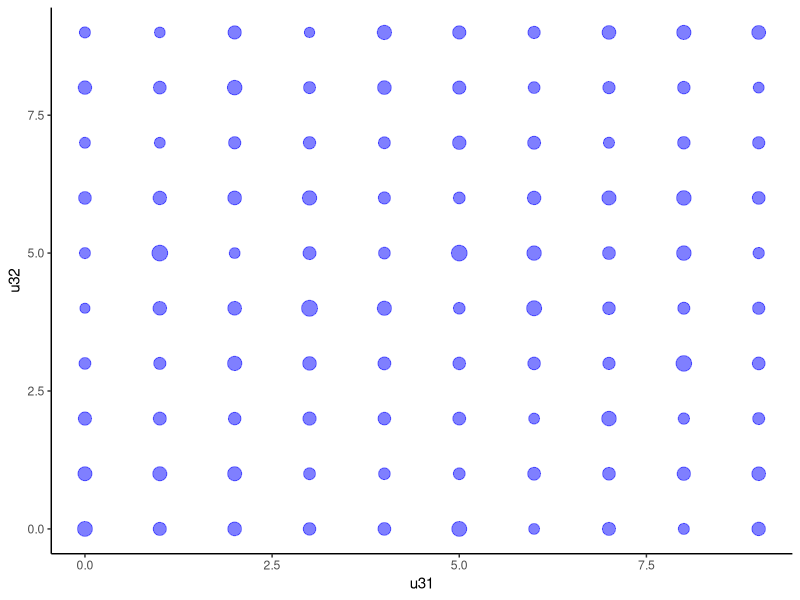
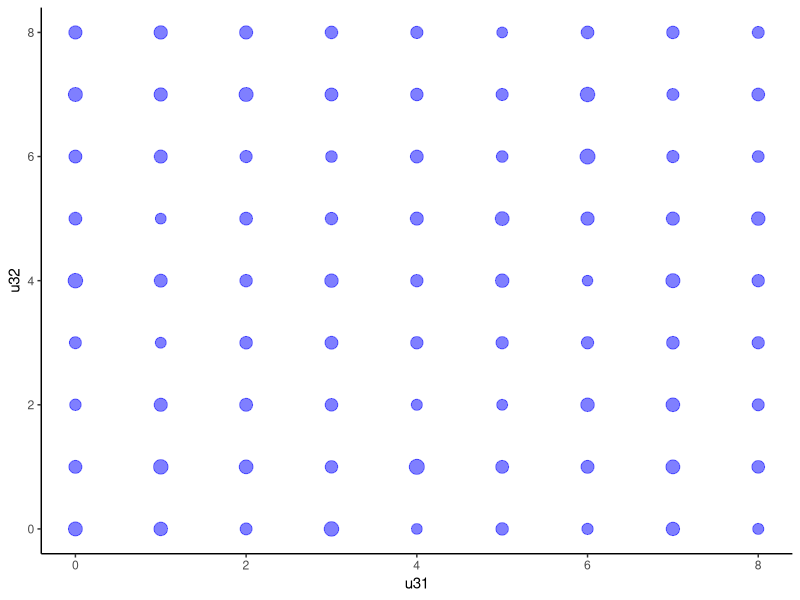
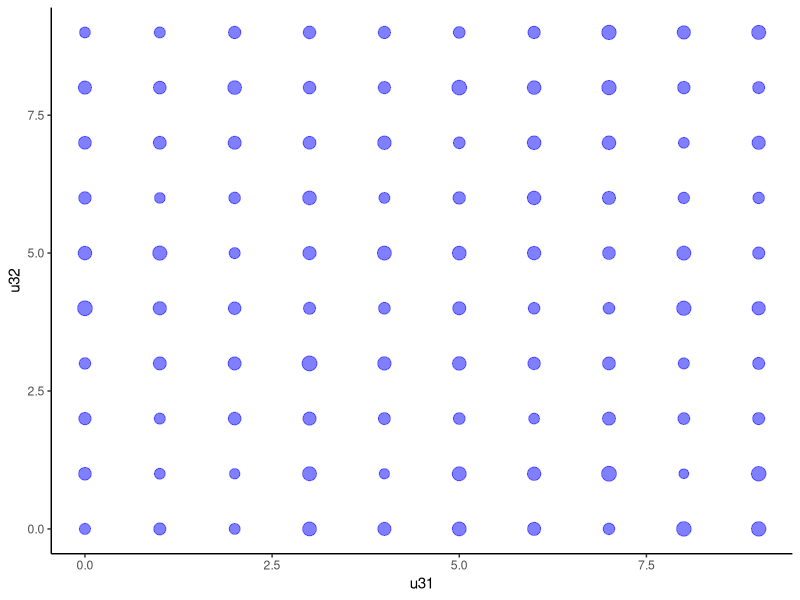
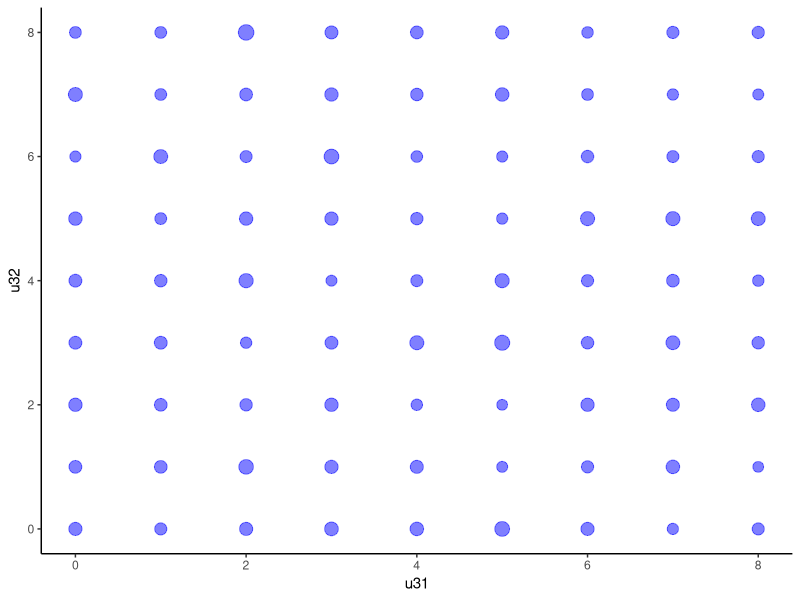
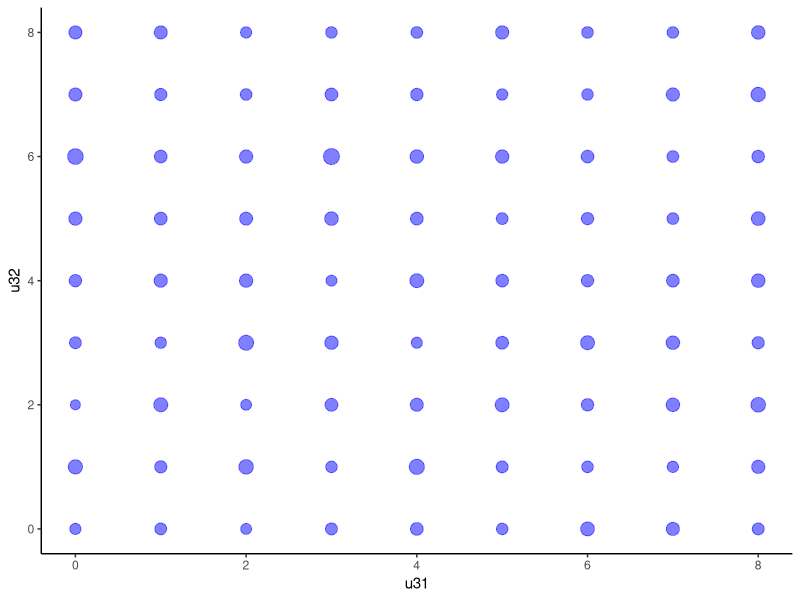

The R source for these figures, in order:
## ---- chunk 1
knitr::opts_chunk$set(echo = TRUE)
## ---- chunk 2
library(data.table)
library(dplyr)
library(ggplot2)
## ---- chunk 3
msize<-10
n<-10000
set.seed(42)
## ---- chunk 4
zerodiag<-FALSE
two_columns<-data.table('u31'=rep(-1,n),'u32'=rep(-1,n))
for (i in 1:n) {
  matr<-matrix(runif(msize**2),nrow=msize)
  matr<-matr+t(matr)
  if(zerodiag) {diag(matr)<-0}
  else {diag(matr)<-runif(msize)+runif(msize)}
  #we regenerate diag to be from the same distrib
  #everything is now sum of two runif,
  #and  the diag before we regenetate it is is from 2*runif 
  two_columns[i,1]<-msize-rank(matr[,1])[3]
  two_columns[i,2]<-msize-rank(matr[,2])[3]
}

## ---- chunk 5
cor.test(two_columns[[1]],two_columns[[2]],method="kendall")
## ---- chunk 6
two_columns<-two_columns %>% count (u31,u32,name="counter")
scale<-median(two_columns$counter)/4
dots <- ggplot(two_columns,aes(x=u31,y=u32)) + 
  geom_point(size=two_columns$counter/scale,alpha=0.5,col="blue") + 
  theme_classic()
plot(dots)
## ---- chunk 7
chisq.test(two_columns$counter)
## ---- chunk 8
zerodiag<-TRUE
two_columns<-data.table('u31'=rep(-1,n),'u32'=rep(-1,n))
for (i in 1:n) {
  matr<-matrix(runif(msize**2),nrow=msize)
  matr<-matr+t(matr)
  if(zerodiag) {diag(matr)<-0}
  else {diag(matr)<-runif(msize)+runif(msize)}
  #we regenerate diag to be from the same distrib
  #everything is now sum of two runif,
  #and  the diag before we regenetate it is is from 2*runif 
  two_columns[i,1]<-msize-rank(matr[,1])[3]
  two_columns[i,2]<-msize-rank(matr[,2])[3]
}
## ---- chunk 9
cor.test(two_columns[[1]],two_columns[[2]],method="kendall")
## ---- chunk 10
two_columns<-two_columns %>% count (u31,u32,name="counter")
scale<-median(two_columns$counter)/4
dots <- ggplot(two_columns,aes(x=u31,y=u32)) + 
  geom_point(size=two_columns$counter/scale,alpha=0.5,col="blue") + 
  theme_classic()
plot(dots)
## ---- chunk 11
chisq.test(two_columns$counter)
## ---- chunk 12
zerodiag<-FALSE
two_columns<-data.table('u31'=rep(-1,n),'u32'=rep(-1,n))
for (i in 1:n) {
  matr<-matrix(runif(msize**2),nrow=msize)
  #matr<-matr+t(matr) 
  #symmetriser, commented
  if(zerodiag) {diag(matr)<-0}
  two_columns[i,1]<-msize-rank(matr[,1])[3]
  two_columns[i,2]<-msize-rank(matr[,2])[3]
}
## ---- chunk 13
cor.test(two_columns[[1]],two_columns[[2]],method="kendall")
## ---- chunk 14
two_columns<-two_columns %>% count (u31,u32,name="counter")
scale<-median(two_columns$counter)/4
dots <- ggplot(two_columns,aes(x=u31,y=u32)) + 
  geom_point(size=two_columns$counter/scale,alpha=0.5,col="blue") + 
  theme_classic()
plot(dots)
## ---- chunk 15
chisq.test(two_columns$counter)
## ---- chunk 16
zerodiag<-TRUE
two_columns<-data.table('u31'=rep(-1,n),'u32'=rep(-1,n))
for (i in 1:n) {
  matr<-matrix(runif(msize**2),nrow=msize)
  #matr<-matr+t(matr) 
  #symmetriser, commented
  if(zerodiag) {diag(matr)<-0}
  two_columns[i,1]<-msize-rank(matr[,1])[3]
  two_columns[i,2]<-msize-rank(matr[,2])[3]
}
## ---- chunk 17
cor.test(two_columns[[1]],two_columns[[2]],method="kendall")
## ---- chunk 18
two_columns<-two_columns %>% count (u31,u32,name="counter")
scale<-median(two_columns$counter)/4
dots <- ggplot(two_columns,aes(x=u31,y=u32)) + 
  geom_point(size=two_columns$counter/scale,alpha=0.5,col="blue") + 
  theme_classic()
plot(dots)
## ---- chunk 19
chisq.test(two_columns$counter)

## ---- chunk 20

two_columns<-data.table('u31'=rep(-1,n),'u32'=rep(-1,n))
nsize=2*msize
for (i in 1:n) {
  matr<-matrix(runif(msize*nsize),nrow=msize)
  if(zerodiag) {diag(matr)<-0}
  two_columns[i,1]<-msize-rank(matr[,1])[3]
  two_columns[i,2]<-msize-rank(matr[,2])[3]
}
## ---- chunk 21
cor.test(two_columns[[1]],two_columns[[2]],method="kendall")
## ---- chunk 22
two_columns<-two_columns %>% count (u31,u32,name="counter")
scale<-median(two_columns$counter)/4
dots <- ggplot(two_columns,aes(x=u31,y=u32)) + 
  geom_point(size=two_columns$counter/scale,alpha=0.5,col="blue") + 
  theme_classic()
plot(dots)
## ---- chunk 23
chisq.test(two_columns$counter)
